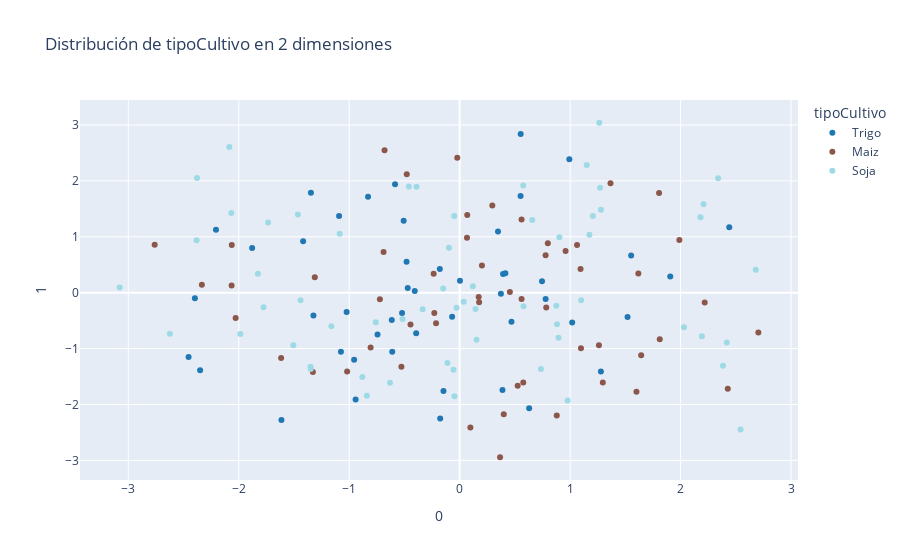

Notebook code for this chart:
### Code cell
features = pca_filtrado.drop(columns=['tipoCultivo']).columns.to_list()

unique_tipoCultivo = pca_filtrado['tipoCultivo'].unique()
num_colors = len(unique_tipoCultivo)
color_palette = plt.get_cmap('tab20', num_colors)

tipoCultivo_color_map = {cultivo: mcolors.to_hex(color_palette(i)) for i,
                       cultivo in enumerate(unique_tipoCultivo)}

loadings = pca.components_.T * np.sqrt(pca.explained_variance_)
fig = px.scatter(pca_features, x=0, y=1, color = pca_filtrado["tipoCultivo"],
                 labels={'color': 'tipoCultivo'},
                 color_discrete_map=tipoCultivo_color_map,
                 title="Distribución de tipoCultivo en 2 dimensiones")

fig.show()

### Figure 1 — Plotly figure (JSON) as saved in the notebook; plotly's stock layout.template omitted (floating-point values rounded to 4 significant figures)
{"data": [{"hovertemplate": "tipoCultivo=Trigo<br>0=%{x}<br>1=%{y}<extra></extra>", "legendgroup": "Trigo", "marker": {"color": "#1f77b4", "symbol": "circle"}, "mode": "markers", "name": "Trigo", "orientation": "v", "showlegend": true, "type": "scatter", "x": [-0.06832, -2.35, -0.9418, 0.3876, -0.1797, 0.002874, 0.6292, 1.52, -1.347, 1.279, -2.206, -0.7435, 0.7782, 0.5524, -0.4807, 0.3929, -1.092, -0.4701, -0.1466, 0.9931, 2.441, 0.5517, -0.8293, -0.9552, 1.019, -2.397, -1.023, -0.6103, 0.3473, 0.4138, -1.324, -0.4065, 1.553, 0.7458, -2.454, -0.5216, 1.907, -0.5849, -0.507, -0.1762, -1.417, -0.6146, -0.3937, -1.614, 0.4692, 0.3735, -1.879, -1.075], "xaxis": "x", "y": [-0.431, -1.389, -1.91, -1.743, 0.4229, 0.2158, -2.066, -0.4331, 1.788, -1.408, 1.126, -0.748, -0.1115, 2.837, 0.5546, 0.3329, 1.372, 0.08422, -1.758, 2.385, 1.173, 1.728, 1.717, -1.201, -0.5311, -0.09782, -0.3461, -1.058, 1.094, 0.3466, -0.4074, 0.02848, 0.6632, 0.2063, -1.149, -0.3621, 0.2913, 1.94, 1.287, -2.251, 0.9217, -0.4888, -0.7262, -2.278, -0.5184, -0.01668, 0.7975, -1.058], "yaxis": "y"}, {"hovertemplate": "tipoCultivo=Maiz<br>0=%{x}<br>1=%{y}<extra></extra>", "legendgroup": "Maiz", "marker": {"color": "#8c564b", "symbol": "circle"}, "mode": "markers", "name": "Maiz", "orientation": "v", "showlegend": true, "type": "scatter", "x": [0.9592, -0.7222, -2.063, 0.1764, 0.2956, -1.329, -0.8059, -1.019, 0.4549, 2.427, 0.09724, 0.7781, 2.704, 1.643, -2.761, 1.261, 0.7983, 1.063, -0.02161, 1.812, 0.5606, 0.5254, -2.334, 0.3658, 1.366, 1.805, 1.098, -0.5272, -0.4448, 0.06635, -1.617, -2.065, 1.601, -0.689, -0.2356, 0.06878, 0.8789, 2.219, 0.5604, -0.6799, 0.3994, 0.576, -0.2138, -0.4789, 1.095, 1.618, 0.7841, 1.296, -1.311, -0.2296, 0.1724, 1.989, -2.028, 0.2017], "xaxis": "x", "y": [0.7449, -0.1154, 0.8513, -0.1714, 1.56, -1.42, -0.9801, -1.411, 0.01322, -1.717, -2.41, 0.6695, -0.7111, -1.118, 0.8574, -0.9393, 0.8851, 0.8527, 2.413, -0.833, -0.1141, -1.665, 0.1425, -2.944, 1.959, 1.785, -0.996, -1.327, -0.5697, 0.9825, -1.169, 0.1305, -1.772, 0.7263, 0.3387, 1.391, -2.195, -0.1736, 1.31, 2.547, -2.177, -1.608, -0.546, 2.117, 0.424, 0.3421, -0.2665, -1.608, 0.2774, -0.3644, -0.07832, 0.9408, -0.4518, 0.4843], "yaxis": "y"}, {"hovertemplate": "tipoCultivo=Soja<br>0=%{x}<br>1=%{y}<extra></extra>", "legendgroup": "Soja", "marker": {"color": "#9edae5", "symbol": "circle"}, "mode": "markers", "name": "Soja", "orientation": "v", "showlegend": true, "type": "scatter", "x": [1.175, 0.9773, 0.7359, -1.464, 1.264, 1.279, 0.5757, -0.09687, 1.15, 0.8813, -0.7592, 0.1198, 2.543, -1.35, 1.271, -0.8815, 2.384, -2.085, 0.03632, -2.623, -0.4596, 1.207, -0.02769, -0.05639, 2.34, 2.193, -0.1488, 1.1, -0.8399, -1.986, -0.1104, -1.349, 2.418, 0.6575, -1.162, -0.04752, 2.031, -1.775, 0.5779, 2.681, 0.1525, -0.5177, -1.827, -1.441, 0.9026, -1.506, 2.18, 0.895, -0.6308, 0.1436, -3.078, -1.734, -0.39, -0.3346, -2.067, 2.208, -2.382, -0.04931, -1.086, 0.8752, -2.378], "xaxis": "x", "y": [1.037, -1.928, -1.367, 1.397, 3.04, 1.484, 1.916, 0.8032, 2.285, -0.5654, -0.5284, 0.1155, -2.447, -1.326, 1.879, -1.51, -1.308, 2.608, -0.1622, -0.7349, 1.902, 1.371, -0.2692, -1.38, 2.046, -0.7773, 0.07402, -0.133, -1.843, -0.7389, -1.26, -1.365, -0.8902, 1.3, -0.6008, -1.854, -0.617, -0.2595, -0.2435, 0.4099, -0.8417, -0.4722, 0.3411, -0.1352, 0.9903, -0.9404, 1.352, -0.8055, -1.609, -0.2937, 0.0915, 1.254, 1.894, -0.2974, 1.426, 1.583, 0.9396, 1.371, 1.056, -0.2352, 2.054], "yaxis": "y"}], "layout": {"legend": {"title": {"text": "tipoCultivo"}, "tracegroupgap": 0}, "title": {"text": "Distribución de tipoCultivo en 2 dimensiones"}, "xaxis": {"anchor": "y", "domain": [0, 1], "title": {"text": "0"}}, "yaxis": {"anchor": "x", "domain": [0, 1], "title": {"text": "1"}}}}
